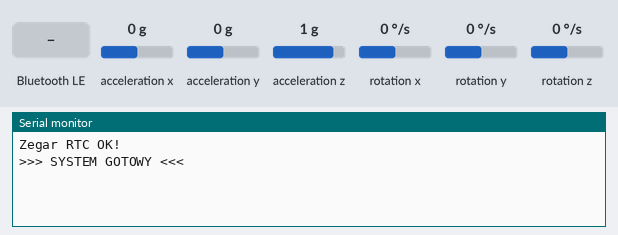
Recording of a program running on a simulated ESP32. Shown: the last lines printed to the serial monitor. The test bench sets the inputs (shaded band); at power-on: acceleration x 0 g, acceleration y 0 g, acceleration z 1 g, rotation x 0 °/s, rotation y 0 °/s, rotation z 0 °/s. The local clock reads 2024-03-15 10:24:30 at power-on unless the program sets it; storage starts empty; nothing arrives over Bluetooth unless stated; a phone connects over Bluetooth LE 3 s after start.

Above: at 1.7 s.
1.8 s: Bluetooth LE write "SYNC:" received
At 2.8 s:
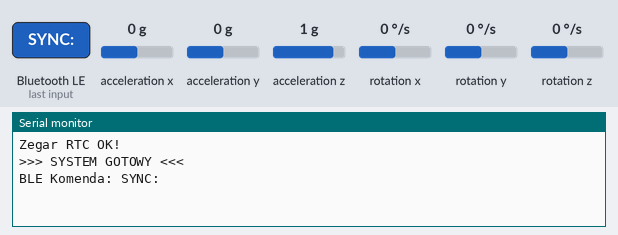
4.8 s: Bluetooth LE write "5" received
At 6.3 s:
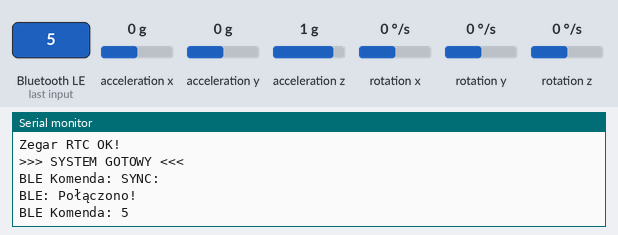

The program:

main.cpp
```cpp
#include <Arduino.h>
#include <Wire.h>
#include <SPI.h>
#include <SD.h>
#include <FS.h>
#include "MPU9250.h"
#include <BLEDevice.h>
#include <BLEServer.h>
#include <BLEUtils.h>
#include <BLE2902.h>
#include "RTClib.h"

// ======================================================
// 1. KONFIGURACJA SPRZĘTU
// ======================================================
#define SD_CS    5
#define SD_SCK   18
#define SD_MISO  19
#define SD_MOSI  23
const char* logFileName = "/dane_holter.csv";

// ======================================================
// 2.WYNIKI KALIBRACJI
// ======================================================
float bias_ax = 0.226465;
float bias_ay = 0.309404;
float bias_az = -17.340845;
// ======================================================

// --- ZMIENNE ALGORYTMU ---
float smoothedSVM = 9.81;
float sumDynamicMove = 0.0;
int sampleCount = 0;
int runningPeaks = 0;
String globalStatus = "SPOCZYNEK";

// --- TIMERY ---
unsigned long lastAlgoTime = 0;
unsigned long lastSendTime = 0;

const int SAMPLE_RATE_MS = 50;     // Odczyt 20Hz
const int ALGO_RATE_MS   = 3500;   // Decyzja co 3.5s
const int SEND_RATE_MS   = 200;    // Wykres/Zapis co 0.2s

// --- STANY APLIKACJI ---
bool isSyncing = false;
volatile int pendingSyncMinutes = 0;

// --- BLE ---
BLEServer* pServer = NULL;
BLECharacteristic* pLiveChar = NULL;
BLECharacteristic* pHistoryChar = NULL;
BLECharacteristic* pCommandChar = NULL;
bool deviceConnected = false;

// UUID
#define SERVICE_UUID        "4fafc201-1fb5-459e-8fcc-c2c6110f0f00"
#define LIVE_UUID           "beb5483e-36e1-4688-b7f5-ea07361b26a8"
#define HISTORY_UUID        "beb5483e-36e1-4688-b7f5-ea07361b26a9"
#define COMMAND_UUID        "beb5483e-36e1-4688-b7f5-ea07361b26aa"

// --- OBIEKTY ---
MPU9250 mpu(Wire, 0x69); // Adres MPU
RTC_DS3231 rtc;          // Adres RTC (0x68)

// --- FUNKCJA ZAPISU ---
void appendFile(fs::FS &fs, const char * path, const char * message){
  File file = fs.open(path, FILE_APPEND);
  if(file){ file.print(message); file.close(); }
}

// --- FUNKCJA WYSYŁANIA HISTORII ---
void processSync() {
  if (pendingSyncMinutes <= 0) return;

  Serial.printf("BLE: Rozpoczynam synchronizację ostatnich %d minut...\n", pendingSyncMinutes);

  File file = SD.open(logFileName, FILE_READ);
  if (file) {
    size_t fileSize = file.size();
    size_t bytesToRead = pendingSyncMinutes * 10500;

    if (fileSize > bytesToRead) {
      file.seek(fileSize - bytesToRead);
      file.readStringUntil('\n');
    } else {
      file.seek(0);
    }

    while (file.available()) {
      if (!deviceConnected) break;

      String line = file.readStringUntil('\n');
      if (line.length() > 5) {
         pHistoryChar->setValue(line.c_str());
         pHistoryChar->notify();
         delay(30);
      }
    }
    file.close();
  }

  delay(200);
  pHistoryChar->setValue("END");
  pHistoryChar->notify();

  Serial.println("BLE: Wysłano END. Wznawiam LIVE.");
  pendingSyncMinutes = 0;
}

class CommandCallbacks: public BLECharacteristicCallbacks {
    void onWrite(BLECharacteristic *pCharacteristic) {
      std::string value = pCharacteristic->getValue();
      if (value.length() > 0) {
        String command = String(value.c_str());
        Serial.print("BLE Komenda: "); Serial.println(command);

        if (command.startsWith("SYNC:")) {
            pendingSyncMinutes = command.substring(5).toInt();
        }
      }
    }
};

class ServerCallbacks: public BLEServerCallbacks {
    void onConnect(BLEServer* pServer) { deviceConnected = true; Serial.println("BLE: Połączono!"); }
    void onDisconnect(BLEServer* pServer) { deviceConnected = false; pServer->startAdvertising(); }
};

void setup() {
  Serial.begin(115200);

  // 1. SD
  SPI.begin(SD_SCK, SD_MISO, SD_MOSI, SD_CS);
  if (!SD.begin(SD_CS, SPI)) {
    Serial.println("BŁĄD: Karta SD nie działa!");
  } else {
    if (!SD.exists(logFileName)) {
      File file = SD.open(logFileName, FILE_WRITE);
      if(file) { file.println("Data_Godzina,SVM,Stan"); file.close(); }
    }
  }

  // 2. I2C
  Wire.begin(21, 22);
  delay(500);
  if (!rtc.begin()) { Serial.println("BŁĄD: Brak RTC!"); }
  else {
    Serial.println("Zegar RTC OK!");
    if (rtc.lostPower()) {
        rtc.adjust(DateTime(F(__DATE__), F(__TIME__)));
    }
  }
  if (!mpu.begin()) {
    Serial.println("BŁĄD: Nie wykryto MPU!");
    while (1) { delay(100); }
  }

  mpu.setAccelRange(MPU9250::ACCEL_RANGE_8G);
  mpu.setGyroRange(MPU9250::GYRO_RANGE_500DPS);
  mpu.setDlpfBandwidth(MPU9250::DLPF_BANDWIDTH_20HZ);

  // 3. BLE
  BLEDevice::init("Rejestrator Aktywnosci");
  pServer = BLEDevice::createServer();
  pServer->setCallbacks(new ServerCallbacks());
  BLEService *pService = pServer->createService(SERVICE_UUID);

  pLiveChar = pService->createCharacteristic(LIVE_UUID, BLECharacteristic::PROPERTY_NOTIFY);
  pLiveChar->addDescriptor(new BLE2902());

  pHistoryChar = pService->createCharacteristic(HISTORY_UUID, BLECharacteristic::PROPERTY_NOTIFY);
  pHistoryChar->addDescriptor(new BLE2902());

  pCommandChar = pService->createCharacteristic(
                                COMMAND_UUID,
                                BLECharacteristic::PROPERTY_WRITE |
                                BLECharacteristic::PROPERTY_WRITE_NR
                              );
  pCommandChar->setCallbacks(new CommandCallbacks());

  pService->start();
  BLEDevice::startAdvertising();

  Serial.println(">>> SYSTEM GOTOWY <<<");
}

void loop() {
  if (pendingSyncMinutes > 0) { processSync(); return; }

  mpu.readSensor();

  float accX = mpu.getAccelX_mss() - bias_ax;
  float accY = mpu.getAccelY_mss() - bias_ay;
  float accZ = mpu.getAccelZ_mss() - bias_az;
  double currentSVM = sqrt(pow(accX, 2) + pow(accY, 2) + pow(accZ, 2));

  float alpha = 0.05;
  smoothedSVM = (alpha * currentSVM) + ((1.0 - alpha) * smoothedSVM);
  double instantDynamic = abs(currentSVM - smoothedSVM);

  sumDynamicMove += instantDynamic;
  sampleCount++;
  if (instantDynamic > 5.0) runningPeaks++;

  if (millis() - lastAlgoTime >= ALGO_RATE_MS) {
      double avgDynamic = sumDynamicMove / sampleCount;
      if (runningPeaks >= 3 || avgDynamic > 3.5) globalStatus = "BIEG";
      else if (avgDynamic >= 1.2) globalStatus = "CHOD";
      else globalStatus = "SPOCZYNEK";

      sumDynamicMove = 0; sampleCount = 0; runningPeaks = 0;
      lastAlgoTime = millis();
  }

  if (millis() - lastSendTime >= SEND_RATE_MS) {
      DateTime now = rtc.now();

      // Pakiet BLE: "12.55,CHOD"
      String blePacket = String(currentSVM, 2) + "," + globalStatus;

      if (deviceConnected) {
        pLiveChar->setValue(blePacket.c_str());
        pLiveChar->notify();
      }

      char timeStr[25];
      snprintf(timeStr, sizeof(timeStr), "%04d-%02d-%02d %02d:%02d:%02d",
               now.year(), now.month(), now.day(), now.hour(), now.minute(), now.second());

      String sdLine = String(timeStr) + "," + blePacket + "\n";
      appendFile(SD, logFileName, sdLine.c_str());
      lastSendTime = millis();
  }

  delay(SAMPLE_RATE_MS);
}
```

Measured:
- after the input at 1.8 s, the serial monitor: prints a new line at once (image 1)
- after the input at 4.8 s, the serial monitor: prints a new line at once (image 2)
